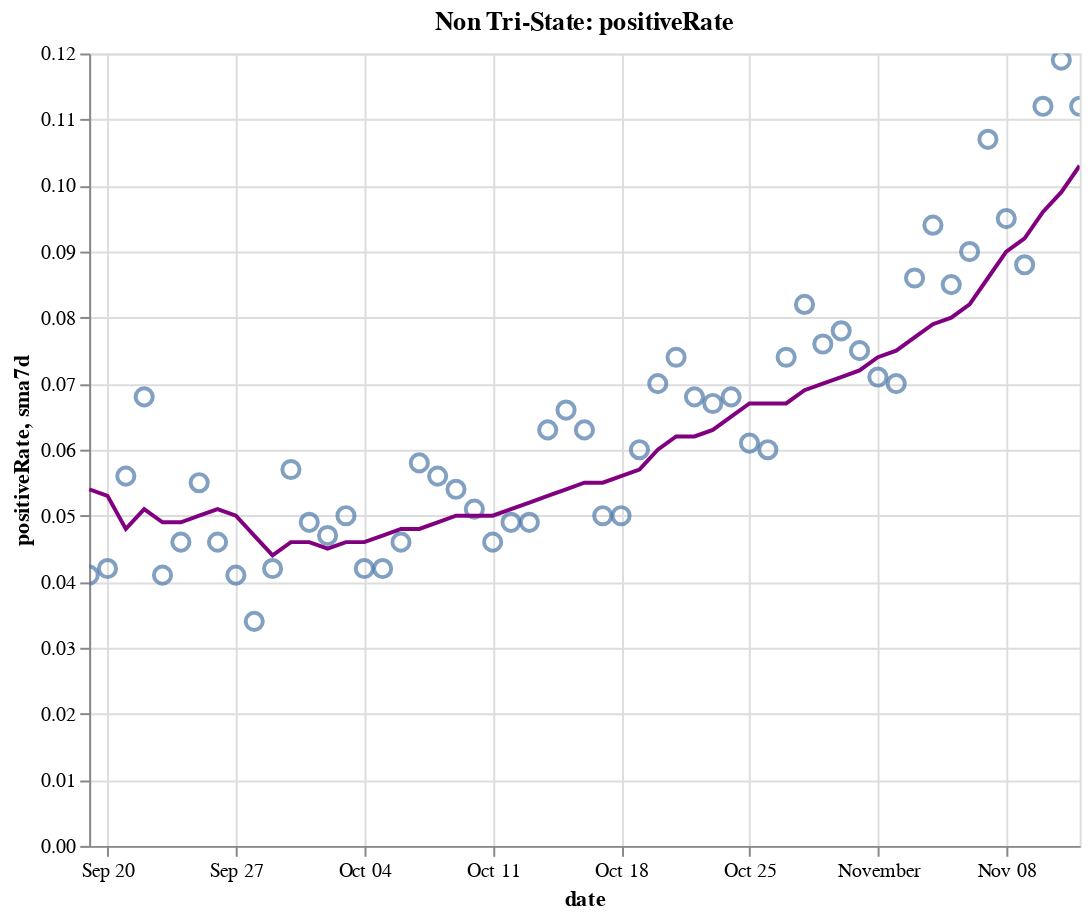

This figure's notebook cell:
### Code cell
create_plot(non_tristate, 'positiveRate')

### Figure 1 — Vega-Lite specification as saved in the notebook (floating-point values rounded to 4 significant figures)
{"config": {"view": {"continuousWidth": 400, "continuousHeight": 300}}, "layer": [{"layer": [{"mark": {"type": "point", "size": 75}, "encoding": {"tooltip": [{"type": "temporal", "field": "date"}, {"type": "quantitative", "field": "positiveRate"}, {"type": "quantitative", "field": "sma7d"}], "x": {"type": "temporal", "field": "date"}, "y": {"type": "quantitative", "field": "positiveRate"}}, "selection": {"selector016": {"type": "interval", "bind": "scales", "encodings": ["x", "y"]}}}, {"mark": {"type": "line", "color": "purple"}, "encoding": {"x": {"type": "temporal", "field": "date"}, "y": {"type": "quantitative", "field": "sma7d"}}}]}, {"mark": {"type": "rule", "color": "#aaa"}, "encoding": {"x": {"type": "temporal", "field": "date"}}, "transform": [{"filter": {"selection": "selector015"}}]}, {"mark": "circle", "encoding": {"opacity": {"condition": {"value": 1, "selection": "selector015"}, "value": 0}, "tooltip": [{"type": "temporal", "field": "date"}, {"type": "quantitative", "field": "positiveRate"}, {"type": "quantitative", "field": "sma7d"}], "x": {"type": "temporal", "field": "date"}, "y": {"type": "quantitative", "field": "positiveRate"}}, "selection": {"selector015": {"type": "single", "encodings": ["x"], "on": "mouseover", "nearest": true, "empty": "none"}}}, {"mark": {"type": "text", "align": "left", "dx": 5, "dy": -5, "stroke": "white", "strokeWidth": 2}, "encoding": {"text": {"type": "quantitative", "field": "positiveRate"}, "tooltip": [{"type": "temporal", "field": "date"}, {"type": "quantitative", "field": "positiveRate"}, {"type": "quantitative", "field": "sma7d"}], "x": {"type": "temporal", "field": "date"}, "y": {"type": "quantitative", "field": "positiveRate"}}, "transform": [{"filter": {"selection": "selector015"}}]}, {"mark": {"type": "text", "align": "left", "dx": 5, "dy": -5}, "encoding": {"text": {"type": "quantitative", "field": "positiveRate"}, "tooltip": [{"type": "temporal", "field": "date"}, {"type": "quantitative", "field": "positiveRate"}, {"type": "quantitative", "field": "sma7d"}], "x": {"type": "temporal", "field": "date"}, "y": {"type": "quantitative", "field": "positiveRate"}}, "transform": [{"filter": {"selection": "selector015"}}]}], "data": {"name": "data-30d2f86942d684c22185bc1130da86fc"}, "height": 400, "title": "Non Tri-State: positiveRate", "width": 500, "$schema": "https://vega.github.io/schema/vega-lite/v4.8.1.json", "datasets": {"data-30d2f86942d684c22185bc1130da86fc": [{"date": "2020-09-19T00:00:00", "totalTestResultsIncrease": 1065000.0, "positiveIncrease": 43440.0, "death": 145300.0, "deathIncrease": 735.0, "positiveRate": 0.041, "state": "Non Tri-State", "sma7d": 0.054}, {"date": "2020-09-20T00:00:00", "totalTestResultsIncrease": 817600.0, "positiveIncrease": 34370.0, "death": 145600.0, "deathIncrease": 322.0, "positiveRate": 0.042, "state": "Non Tri-State", "sma7d": 0.053}, {"date": "2020-09-21T00:00:00", "totalTestResultsIncrease": 670700.0, "positiveIncrease": 37600.0, "death": 145900.0, "deathIncrease": 281.0, "positiveRate": 0.056, "state": "Non Tri-State", "sma7d": 0.048}, {"date": "2020-09-22T00:00:00", "totalTestResultsIncrease": 710300.0, "positiveIncrease": 48040.0, "death": 146800.0, "deathIncrease": 842.0, "positiveRate": 0.068, "state": "Non Tri-State", "sma7d": 0.051}, {"date": "2020-09-23T00:00:00", "totalTestResultsIncrease": 904300.0, "positiveIncrease": 37320.0, "death": 147900.0, "deathIncrease": 1145.0, "positiveRate": 0.041, "state": "Non Tri-State", "sma7d": 0.049}, {"date": "2020-09-24T00:00:00", "totalTestResultsIncrease": 900000.0, "positiveIncrease": 41570.0, "death": 148800.0, "deathIncrease": 908.0, "positiveRate": 0.046, "state": "Non Tri-State", "sma7d": 0.049}, {"date": "2020-09-25T00:00:00", "totalTestResultsIncrease": 977000.0, "positiveIncrease": 53570.0, "death": 149700.0, "deathIncrease": 829.0, "positiveRate": 0.055, "state": "Non Tri-State", "sma7d": 0.05}, {"date": "2020-09-26T00:00:00", "totalTestResultsIncrease": 989400.0, "positiveIncrease": 45820.0, "death": 150500.0, "deathIncrease": 859.0, "positiveRate": 0.046, "state": "Non Tri-State", "sma7d": 0.051}, {"date": "2020-09-27T00:00:00", "totalTestResultsIncrease": 820100.0, "positiveIncrease": 33500.0, "death": 150800.0, "deathIncrease": 295.0, "positiveRate": 0.041, "state": "Non Tri-State", "sma7d": 0.05}, {"date": "2020-09-28T00:00:00", "totalTestResultsIncrease": 1006000.0, "positiveIncrease": 34100.0, "death": 151100.0, "deathIncrease": 245.0, "positiveRate": 0.034, "state": "Non Tri-State", "sma7d": 0.047}, {"date": "2020-09-29T00:00:00", "totalTestResultsIncrease": 815000.0, "positiveIncrease": 34460.0, "death": 151800.0, "deathIncrease": 725.0, "positiveRate": 0.042, "state": "Non Tri-State", "sma7d": 0.044}, {"date": "2020-09-30T00:00:00", "totalTestResultsIncrease": 747700.0, "positiveIncrease": 42330.0, "death": 152800.0, "deathIncrease": 1040.0, "positiveRate": 0.057, "state": "Non Tri-State", "sma7d": 0.046}, {"date": "2020-10-01T00:00:00", "totalTestResultsIncrease": 878000.0, "positiveIncrease": 43290.0, "death": 153600.0, "deathIncrease": 832.0, "positiveRate": 0.049, "state": "Non Tri-State", "sma7d": 0.046}, {"date": "2020-10-02T00:00:00", "totalTestResultsIncrease": 991700.0, "positiveIncrease": 46240.0, "death": 154500.0, "deathIncrease": 822.0, "positiveRate": 0.047, "state": "Non Tri-State", "sma7d": 0.045}, {"date": "2020-10-03T00:00:00", "totalTestResultsIncrease": 964800.0, "positiveIncrease": 48330.0, "death": 155200.0, "deathIncrease": 729.0, "positiveRate": 0.05, "state": "Non Tri-State", "sma7d": 0.046}, {"date": "2020-10-04T00:00:00", "totalTestResultsIncrease": 857600.0, "positiveIncrease": 36440.0, "death": 155500.0, "deathIncrease": 348.0, "positiveRate": 0.042, "state": "Non Tri-State", "sma7d": 0.046}, {"date": "2020-10-05T00:00:00", "totalTestResultsIncrease": 839900.0, "positiveIncrease": 35590.0, "death": 155900.0, "deathIncrease": 312.0, "positiveRate": 0.042, "state": "Non Tri-State", "sma7d": 0.047}, {"date": "2020-10-06T00:00:00", "totalTestResultsIncrease": 792300.0, "positiveIncrease": 36270.0, "death": 156500.0, "deathIncrease": 612.0, "positiveRate": 0.046, "state": "Non Tri-State", "sma7d": 0.048}, {"date": "2020-10-07T00:00:00", "totalTestResultsIncrease": 834500.0, "positiveIncrease": 48560.0, "death": 157400.0, "deathIncrease": 901.0, "positiveRate": 0.058, "state": "Non Tri-State", "sma7d": 0.048}, {"date": "2020-10-08T00:00:00", "totalTestResultsIncrease": 915600.0, "positiveIncrease": 51600.0, "death": 158300.0, "deathIncrease": 963.0, "positiveRate": 0.056, "state": "Non Tri-State", "sma7d": 0.049}, {"date": "2020-10-09T00:00:00", "totalTestResultsIncrease": 1008000.0, "positiveIncrease": 53980.0, "death": 159200.0, "deathIncrease": 880.0, "positiveRate": 0.054, "state": "Non Tri-State", "sma7d": 0.05}, {"date": "2020-10-10T00:00:00", "totalTestResultsIncrease": 1078000.0, "positiveIncrease": 54940.0, "death": 159900.0, "deathIncrease": 650.0, "positiveRate": 0.051, "state": "Non Tri-State", "sma7d": 0.05}, {"date": "2020-10-11T00:00:00", "totalTestResultsIncrease": 964200.0, "positiveIncrease": 44810.0, "death": 160300.0, "deathIncrease": 458.0, "positiveRate": 0.046, "state": "Non Tri-State", "sma7d": 0.05}, {"date": "2020-10-12T00:00:00", "totalTestResultsIncrease": 815000.0, "positiveIncrease": 39940.0, "death": 160600.0, "deathIncrease": 271.0, "positiveRate": 0.049, "state": "Non Tri-State", "sma7d": 0.051}, {"date": "2020-10-13T00:00:00", "totalTestResultsIncrease": 927400.0, "positiveIncrease": 45450.0, "death": 161300.0, "deathIncrease": 671.0, "positiveRate": 0.049, "state": "Non Tri-State", "sma7d": 0.052}, {"date": "2020-10-14T00:00:00", "totalTestResultsIncrease": 857000.0, "positiveIncrease": 53900.0, "death": 162100.0, "deathIncrease": 791.0, "positiveRate": 0.063, "state": "Non Tri-State", "sma7d": 0.053}, {"date": "2020-10-15T00:00:00", "totalTestResultsIncrease": 919700.0, "positiveIncrease": 60250.0, "death": 163000.0, "deathIncrease": 929.0, "positiveRate": 0.066, "state": "Non Tri-State", "sma7d": 0.054}, {"date": "2020-10-16T00:00:00", "totalTestResultsIncrease": 1030000.0, "positiveIncrease": 64620.0, "death": 163800.0, "deathIncrease": 860.0, "positiveRate": 0.063, "state": "Non Tri-State", "sma7d": 0.055}, {"date": "2020-10-17T00:00:00", "totalTestResultsIncrease": 1101000.0, "positiveIncrease": 55030.0, "death": 164600.0, "deathIncrease": 769.0, "positiveRate": 0.05, "state": "Non Tri-State", "sma7d": 0.055}, {"date": "2020-10-18T00:00:00", "totalTestResultsIncrease": 924000.0, "positiveIncrease": 45970.0, "death": 165000.0, "deathIncrease": 379.0, "positiveRate": 0.05, "state": "Non Tri-State", "sma7d": 0.056}, {"date": "2020-10-19T00:00:00", "totalTestResultsIncrease": 898100.0, "positiveIncrease": 53520.0, "death": 165400.0, "deathIncrease": 426.0, "positiveRate": 0.06, "state": "Non Tri-State", "sma7d": 0.057}, {"date": "2020-10-20T00:00:00", "totalTestResultsIncrease": 825900.0, "positiveIncrease": 57690.0, "death": 166200.0, "deathIncrease": 801.0, "positiveRate": 0.07, "state": "Non Tri-State", "sma7d": 0.06}, {"date": "2020-10-21T00:00:00", "totalTestResultsIncrease": 770100.0, "positiveIncrease": 57180.0, "death": 167200.0, "deathIncrease": 991.0, "positiveRate": 0.074, "state": "Non Tri-State", "sma7d": 0.062}, {"date": "2020-10-22T00:00:00", "totalTestResultsIncrease": 1028000.0, "positiveIncrease": 69600.0, "death": 168300.0, "deathIncrease": 1108.0, "positiveRate": 0.068, "state": "Non Tri-State", "sma7d": 0.062}, {"date": "2020-10-23T00:00:00", "totalTestResultsIncrease": 1173000.0, "positiveIncrease": 78900.0, "death": 169200.0, "deathIncrease": 888.0, "positiveRate": 0.067, "state": "Non Tri-State", "sma7d": 0.063}, {"date": "2020-10-24T00:00:00", "totalTestResultsIncrease": 1162000.0, "positiveIncrease": 78780.0, "death": 170100.0, "deathIncrease": 869.0, "positiveRate": 0.068, "state": "Non Tri-State", "sma7d": 0.065}, {"date": "2020-10-25T00:00:00", "totalTestResultsIncrease": 1025000.0, "positiveIncrease": 62330.0, "death": 170400.0, "deathIncrease": 361.0, "positiveRate": 0.061, "state": "Non Tri-State", "sma7d": 0.067}, {"date": "2020-10-26T00:00:00", "totalTestResultsIncrease": 957700.0, "positiveIncrease": 57650.0, "death": 170800.0, "deathIncrease": 358.0, "positiveRate": 0.06, "state": "Non Tri-State", "sma7d": 0.067}, {"date": "2020-10-27T00:00:00", "totalTestResultsIncrease": 926400.0, "positiveIncrease": 68820.0, "death": 171700.0, "deathIncrease": 895.0, "positiveRate": 0.074, "state": "Non Tri-State", "sma7d": 0.067}, {"date": "2020-10-28T00:00:00", "totalTestResultsIncrease": 902800.0, "positiveIncrease": 74450.0, "death": 172700.0, "deathIncrease": 983.0, "positiveRate": 0.082, "state": "Non Tri-State", "sma7d": 0.069}, {"date": "2020-10-29T00:00:00", "totalTestResultsIncrease": 1085000.0, "positiveIncrease": 82620.0, "death": 173700.0, "deathIncrease": 1017.0, "positiveRate": 0.076, "state": "Non Tri-State", "sma7d": 0.07}, {"date": "2020-10-30T00:00:00", "totalTestResultsIncrease": 1182000.0, "positiveIncrease": 91720.0, "death": 174600.0, "deathIncrease": 907.0, "positiveRate": 0.078, "state": "Non Tri-State", "sma7d": 0.071}, {"date": "2020-10-31T00:00:00", "totalTestResultsIncrease": 1155000.0, "positiveIncrease": 87080.0, "death": 175500.0, "deathIncrease": 949.0, "positiveRate": 0.075, "state": "Non Tri-State", "sma7d": 0.072}, {"date": "2020-11-01T00:00:00", "totalTestResultsIncrease": 988900.0, "positiveIncrease": 70050.0, "death": 175900.0, "deathIncrease": 370.0, "positiveRate": 0.071, "state": "Non Tri-State", "sma7d": 0.074}, {"date": "2020-11-02T00:00:00", "totalTestResultsIncrease": 1089000.0, "positiveIncrease": 76600.0, "death": 176400.0, "deathIncrease": 448.0, "positiveRate": 0.07, "state": "Non Tri-State", "sma7d": 0.075}, {"date": "2020-11-03T00:00:00", "totalTestResultsIncrease": 953100.0, "positiveIncrease": 81930.0, "death": 177900.0, "deathIncrease": 1496.0, "positiveRate": 0.086, "state": "Non Tri-State", "sma7d": 0.077}, {"date": "2020-11-04T00:00:00", "totalTestResultsIncrease": 1037000.0, "positiveIncrease": 96990.0, "death": 178900.0, "deathIncrease": 1067.0, "positiveRate": 0.094, "state": "Non Tri-State", "sma7d": 0.079}, {"date": "2020-11-05T00:00:00", "totalTestResultsIncrease": 1296000.0, "positiveIncrease": 109500.0, "death": 180000.0, "deathIncrease": 1077.0, "positiveRate": 0.085, "state": "Non Tri-State", "sma7d": 0.08}, {"date": "2020-11-06T00:00:00", "totalTestResultsIncrease": 1326000.0, "positiveIncrease": 118800.0, "death": 181100.0, "deathIncrease": 1140.0, "positiveRate": 0.09, "state": "Non Tri-State", "sma7d": 0.082}, {"date": "2020-11-07T00:00:00", "totalTestResultsIncrease": 1142000.0, "positiveIncrease": 122400.0, "death": 182200.0, "deathIncrease": 1077.0, "positiveRate": 0.107, "state": "Non Tri-State", "sma7d": 0.086}, {"date": "2020-11-08T00:00:00", "totalTestResultsIncrease": 1112000.0, "positiveIncrease": 105400.0, "death": 182700.0, "deathIncrease": 464.0, "positiveRate": 0.095, "state": "Non Tri-State", "sma7d": 0.09}, {"date": "2020-11-09T00:00:00", "totalTestResultsIncrease": 1246000.0, "positiveIncrease": 110200.0, "death": 183200.0, "deathIncrease": 516.0, "positiveRate": 0.088, "state": "Non Tri-State", "sma7d": 0.092}, {"date": "2020-11-10T00:00:00", "totalTestResultsIncrease": 1083000.0, "positiveIncrease": 121700.0, "death": 184500.0, "deathIncrease": 1285.0, "positiveRate": 0.112, "state": "Non Tri-State", "sma7d": 0.096}, {"date": "2020-11-11T00:00:00", "totalTestResultsIncrease": 1137000.0, "positiveIncrease": 134900.0, "death": 186000.0, "deathIncrease": 1520.0, "positiveRate": 0.119, "state": "Non Tri-State", "sma7d": 0.099}, {"date": "2020-11-12T00:00:00", "totalTestResultsIncrease": 1264000.0, "positiveIncrease": 141100.0, "death": 187100.0, "deathIncrease": 1046.0, "positiveRate": 0.112, "state": "Non Tri-State", "sma7d": 0.103}]}}
